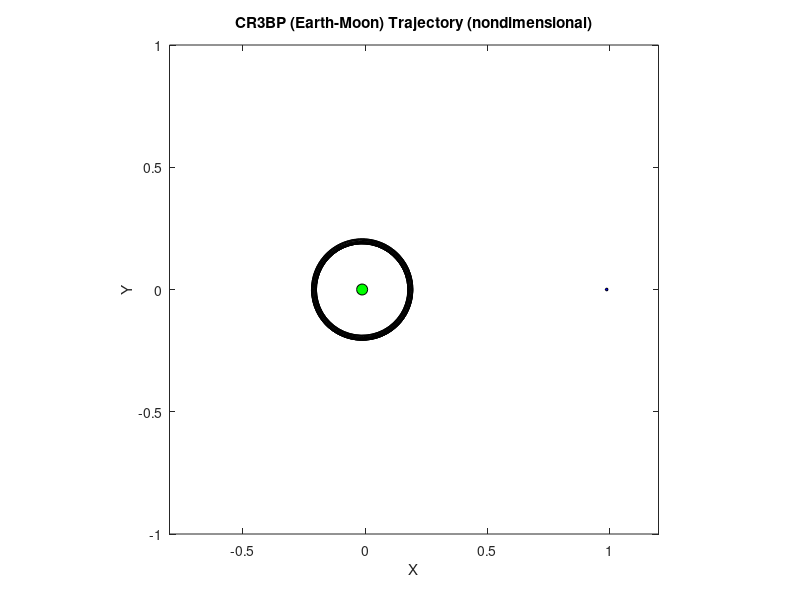

MATLAB code to generate this figure:
% Zane Grothe
% Auburn University
% AERO 7970
% Exam 2
% 5/5/23

% This script calculates the generalized position and momenta of a massless
% spacecraft in the circular-resticted three-body problem using Hamiltonian
% mechanics and a 2nd-order symplectic integrator (Stormer-Verlet). The
% 2nd-order integrator uses 3 steps, of which the first 2 are implicit.
% Picard iteration is used to find these values. The example below plots
% the spacecraft's trajectory in the rotating x/y plane of the Earth-Moon
% system. Several initial condition cases are given below to compare
% example trajectories. 


clear all
close all
clc


% Constants

M1=5.9722*10^24;            % Mass of primary (Earth) kg
M2=7.3420*10^22;            % Mass of secondary (Moon) kg
M=M1+M2;                    % Total mass
mu=M2/M;                    % Nondimensional mass parameter

% Initial Conditions (nondimensionalized)

%    For Earth orbit
q = [-mu;0.2;0];           % Position
p = [2.2;0.1;0];           % Momentum
%    For Lunar orbit
%q = [1-mu;0.1;0];          % Position
%p = [0.3;1;0];             % Momentum
%    For Lunar injection (almost)
%q = [-0.5;0.01;0];         % Position
%p = [0.84986;-1.34727;0];  % Momentum
%    For random fun!
%q = [rand(2,1);0];         % Position
%p = [rand(2,1);0];         % Momentum
%    Choose your own
%q = [;;0];                 % Position (ideally values between -1 and +1)
%p = [;;0];                 % Momentum

h  = 0.01;                  % Step size
qm = q;                     % q matrix to begin logging q steps
pm = p;                     % p matrix to begin logging p steps

%    Distance from Earth (nondimensionalized)
r1 = sqrt((mu+q(1))^2+q(2)^2+q(3)^2);
%    Distance from Moon (nondimensionalized)
r2 = sqrt((q(1)-(1-mu))^2+q(2)^2+q(3)^2);

%       Pseudopotential (Vbar) partial derivatives (d)
Vbard = [-q(1)+(1-mu)*(mu+q(1))/r1^3+mu*(q(1)-(1-mu))/r2^3;...
         -q(2)+(1-mu)*q(2)/r1^3+mu*q(2)/r2^3;...
         (1-mu)*q(3)/r1^3+mu*q(3)/r2^3];


%% Numerically integrate

for i = 1:1000-1        % Total steps (including initial conditions)
    
% FIRST STEP ~~~~~~~~~~~~~~~~~~~~~~~~~~~~~~~~~~~~~~~~~~~~~~~~~~~~~~~~~~
% p(n+1/2) = p(n) - h/2 * dh/dq[ p(n+1/2) , q(n) ]
% Implicit integration involves Picard iteration
    
    tol      = 1e-9;    % Tolerance
    max_iter = 1000;    % Maximum number of Picard iterations
    iter     = 0;       % Iteration counter
    p_old    = p/2;     % Initial p(n+1/2) guess
    error    = 1;       % Initial error (large)
    
    while error > tol && iter < max_iter
              % Partial of Hamiltonian wrt q (pass in guess)
        dHdq  = -[p_old(2)-q(1)-Vbard(1);-p_old(1)-q(2)-Vbard(2);-Vbard(3)];
              % Calculate p(n+1/2)
        p_new = p - h/2 * dHdq;
              % Check error
        error = norm(abs(p_new - p_old) / abs(p_old));
              % Rename for next iteration
        p_old = p_new;
              % Next iteration
        iter  = iter + 1;
    end
    
    %  Check if iterations are converging
    if error > tol
        disp('Picard iteration has failed')
    end
    
          % Partial of Hamiltonian wrt q (pass in final step values)
    dHdq  = -[p_new(2)-q(1)-Vbard(1);-p_new(1)-q(2)-Vbard(2);-Vbard(3)];
          % Calculate final p(n+1/2) values
    pHALF = p - h/2 * dHdq;
    
    
% SECOND STEP ~~~~~~~~~~~~~~~~~~~~~~~~~~~~~~~~~~~~~~~~~~~~~~~~~~~~~~~~~~
% q(n+1) = q(n) + h/2 * { dh/dp[ p(n+1/2) , q(n) ] + dH/dp[ p(n+1/2) ,
%          q(n+1) ] }
% Implicit integration involves Picard iteration
    
    iter     = 0;       % Iteration counter
    q_old    = q/2;     % Initial q(n+1) guess
    error    = 1;       % Initial error (large)
    
    while error > tol && iter < max_iter
                 % Partial of Hamiltonian wrt p (explicit)
        dHdp_qn  = [pHALF(1)+q(2);pHALF(2)-q(1);pHALF(3)];
                 % Partial of Hamiltonian wrt p (pass in guess)
        dHdp_qn1 = [pHALF(1)+q_old(2);pHALF(2)-q_old(1);pHALF(3)];
                 % Calculate q(n+1)
        q_new    = q + h/2 * (dHdp_qn+dHdp_qn1);
                 % Check error
        error    = norm(abs(q_new - q_old) / abs(q_old));
                 % Rename for next iteration
        q_old    = q_new;
                 % Next iteration
        iter     = iter + 1;
    end
    
    %  Check if iterations are converging
    if error > tol
        disp('Picard iteration has failed')
    end
    
             % Partial of Hamiltonian wrt p (pass in final step values)
    dHdp_qn1 = [pHALF(1)+q_new(2);pHALF(2)-q_new(1);pHALF(3)];
             % Calculate final q(n+1) values
    q        = q + h/2 * (dHdp_qn+dHdp_qn1);
             % Log new q values in q matrix
    qm       = [qm,q]; %#ok<AGROW>
    
    
% THIRD STEP ~~~~~~~~~~~~~~~~~~~~~~~~~~~~~~~~~~~~~~~~~~~~~~~~~~~~~~~~~~
% p(n+1) = p(n+1/2) - h/2 * dh/dq[ p(n+1/2) , q(n+1) ]
% Explicit integration
    
          % Recalculate distances (pass in new q values)
    r1    = sqrt((mu+q(1))^2+q(2)^2+q(3)^2);
    r2    = sqrt((q(1)-(1-mu))^2+q(2)^2+q(3)^2);
          % Recalculate pseudopotential partial derivatives (pass in new q
          % values
    Vbard = [-q(1)+(1-mu)*(mu+q(1))/r1^3+mu*(q(1)-(1-mu))/r2^3;...
             -q(2)+(1-mu)*q(2)/r1^3+mu*q(2)/r2^3;...
             (1-mu)*q(3)/r1^3+mu*q(3)/r2^3];
          % Recalculate new partial of Hamiltonian wrt q (pass in new p and
          % q values)
    dHdq  = -[pHALF(2)-q(1)-Vbard(1);-pHALF(1)-q(2)-Vbard(2);-Vbard(3)];
          % Calculate final p(n+1) values
    p     = pHALF - h/2 * dHdq;
          % Log new p values in p matrix
    pm    = [pm,p]; %#ok<AGROW>
    
end


%% Plot
figure(1)

% Earth
plot(-mu,0,'ko','MarkerSize',8,'MarkerFaceColor','g')
hold on
% Moon
plot(1-mu,0,'ko','MarkerSize',2,'MarkerFaceColor','b')
% Trajectory
plot(qm(1,:), qm(2,:), 'k')

title('CR3BP (Earth-Moon) Trajectory (nondimensional)')
xlabel('X')
ylabel('Y')
xlim([-0.8 1.2])
ylim([-1 1])
axis square

